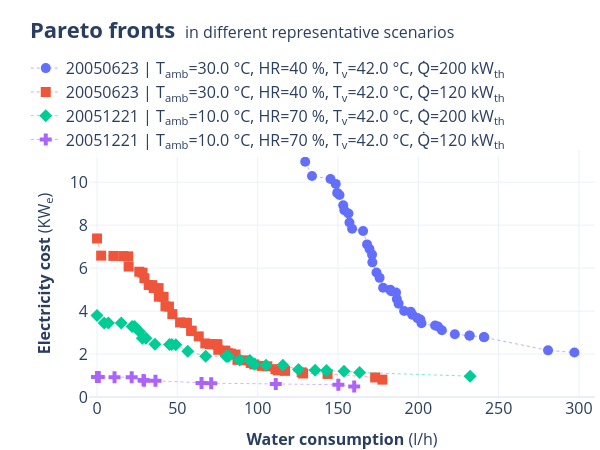

Notebook code cell kept with this figure:
### Code cell
from solhycool_visualization.optimization import plot_pareto_front
from phd_visualizations.test_timeseries import experimental_results_plot
from phd_visualizations.utils import stack_images_vertically

selected_pareto_idx = 2
figure_top_name = f"pareto_fronts_for_different_scenarios_{case_study_id}"
figure_bottom_name = f"power_and_hydraulic_dist_for_different_scenarios_{case_study_id}"

paretos_set2 = StaticResults.initialize(results_path / f"paretos_set_for_different_scenarios_{case_study_id}.h5")
df = paretos_set2.df_paretos[selected_pareto_idx].sort_values(by="Cw", ascending=True).set_index("Cw")
# df


fig = plot_pareto_front(
    ops_list=paretos_set2.df_paretos,
    full_legend=True,
    showlegend=True,
    date_fmt='%Y%m%d',
    objective_keys=('Cw', 'Ce'),
    yaxis_label="<b>Electricity cost</b> (KW<sub>e</sub>)",
    xaxis_label="<b>Water consumption</b> (l/h)",
    mode="overlap",
    simple_colors=True,
    template="plotly_white",
    title_text="<b>Pareto fronts</b> <span style='font-size:16px'> in different representative scenarios</span>",
    title_y=0.95,
    legend=dict(
        yanchor="top",
        xanchor="left",
        x=0.01,
        y=1.4,
    ),
    margin=dict(t=150, b=5, l=20, r=5),
    width=600,
    xaxis_range=[-5, 310],
    xaxis_domain=[0.12, 1],
)

save_figure(
    fig,
    figure_path=results_path,
    figure_name=figure_top_name,
    # formats=["html", "png", "svg"]
    formats=["png"]
)

display(fig)

plt_config = {
    "height": 300,
    "width": 600,
    "margin": {
        "l": 20,
        "r": 20,
        "t": 50,
        "b": 20,
        "pad": 5
    },
    "vertical_spacing": 0.05,
    "xminor": True,
    "xaxis_nticks": 24,

    "plots": {
        "cooling_power_distribution": {
            "row_height": 1,
            # "bg_color": "bg_gray",
            "ylabels_left": ["<b>Cooling power<br>distribution</b><br>kW"],
            "showlegend": True,  
            "legend_position": "side",
            "ylims_left": [0, 250],
            "traces_left": [
                {
                    "var_id": "Qdc",
                    "name": "Q̇<sub>dc</sub>",
                    "mode": "lines",
                    "color": "dc_green",
                    "width": 3,
                    "fill": "tozeroy",
                    "stackgroup": "cooling_power_distribution",
                    "showlegend": True,
                },
                {
                    "var_id": "Qwct",
                    "name": "Q̇<sub>wct</sub>",
                    "mode": "lines",
                    "color": "wct_purple",
                    "width": 3,
                    "fill": "tonexty",
                    "stackgroup": "cooling_power_distribution",
                    "showlegend": True,
                },
            ],
        },
        "hydraulic_distribution": {
            "row_height": 1,
            # "bg_color": "bg_gray",
            "ylabels_left": ["<b>Hydraulic<br>distribution</b><br>m<sup>3</sup>/h"],
            "ylims_left": [0, 25],
            "showlegend": True,
            "legend_position": "side",

            "traces_left": [
                {
                    "var_id": "qdc_only",
                    "name": "q<sub>just dc</sub>",
                    "mode": "lines",
                    "color": "dc_green",
                    "width": 3,
                    "fill": "tozeroy",
                    "stackgroup": "hydraulic_distribution",
                    "showlegend": True,
                },
                {
                    "var_id": "qwct_s",
                    "name": "q<sub>dc-wct</sub>",
                    "mode": "lines",
                    "color": "dc_green",
                    "width": 3,
                    "fill": "tonexty",
                    "stackgroup": "hydraulic_distribution",
                    "kwargs": {
                        "fillpattern_shape": "/", 
                        "fillpattern_fgcolor": "#9573a6",
                        "fillpattern_size": 25,
                        "fillpattern_fgopacity": 0.8,
                        "fillpattern_solidity": 0.4,
                    },
                    "showlegend": True,
                },
                {
                    "var_id": "qwct_p",
                    "name": "q<sub>wct</sub>",
                    "mode": "lines",
                    "color": "wct_purple",
                    "width": 3,
                    "fill": "tonexty",
                    "stackgroup": "hydraulic_distribution",
                    "showlegend": True,
                },
            ],
        },
        
    },
    "xdomain": [0, 0.78],
}

fig2 = experimental_results_plot(
    plt_config=plt_config, 
    df=df, template="plotly_white",
    title_text=f"<b>Cooling power and hydraulic distribution at </b><span style='font-size:14px'> {paretos_set2.index[selected_pareto_idx]:%Y%m%d %H:%M}</span>",
)

display(fig2)

save_figure(
    fig2,
    figure_path=results_path,
    figure_name=figure_bottom_name,
    formats=["png"]
)

stack_images_vertically(
    image_path_top=results_path / f"{figure_top_name}.png",
    image_path_bottom=results_path / f"{figure_bottom_name}.png",
    output_path=results_path / f"{figure_top_name}_and_{figure_bottom_name}.png"
)

display(Image(results_path / f"{figure_top_name}_and_{figure_bottom_name}.png"))

### Figure 1 — Plotly figure (JSON) as saved in the notebook; plotly's stock layout.template omitted (floating-point values rounded to 4 significant figures)
{"data": [{"line": {"color": "#636EFA", "dash": "dot", "width": 0.5}, "marker": {"color": "#636EFA", "opacity": 1, "size": 10, "symbol": "circle"}, "mode": "lines+markers", "name": "20050623 | T<sub>amb</sub>=30.0 °C, HR=40 %, T<sub>v</sub>=42.0 °C, Q̇=200 kW<sub>th</sub>", "showlegend": true, "type": "scatter", "x": [129.6, 133.8, 145.3, 148.6, 149.5, 151.0, 153.3, 154.0, 156.5, 157.2, 158.8, 165.6, 168.1, 169.6, 171.2, 171.4, 174.0, 175.9, 178.1, 182.5, 183.1, 186.1, 186.6, 187.7, 191.2, 195.3, 196.2, 199.5, 201.3, 202.0, 210.4, 212.2, 214.7, 222.7, 231.9, 231.9, 240.8, 241.1, 280.8, 297.2], "y": [10.95, 10.29, 10.15, 9.921, 9.502, 9.407, 8.927, 8.693, 8.544, 8.126, 7.835, 7.728, 7.105, 6.89, 6.629, 6.268, 5.797, 5.547, 5.088, 4.998, 4.92, 4.864, 4.562, 4.347, 4.005, 3.972, 3.835, 3.673, 3.611, 3.434, 3.327, 3.281, 3.11, 2.919, 2.86, 2.857, 2.789, 2.779, 2.171, 2.07], "zorder": 1}, {"line": {"color": "#EF553B", "dash": "dot", "width": 0.5}, "marker": {"color": "#EF553B", "opacity": 1, "size": 10, "symbol": "square"}, "mode": "lines+markers", "name": "20050623 | T<sub>amb</sub>=30.0 °C, HR=40 %, T<sub>v</sub>=42.0 °C, Q̇=120 kW<sub>th</sub>", "showlegend": true, "type": "scatter", "x": [0, 2.572, 10.19, 16.26, 19.41, 19.67, 26.29, 28.33, 29.49, 32.17, 34.37, 35.3, 38.32, 38.46, 41.44, 42.6, 44.77, 46.88, 51.69, 54.78, 55.97, 58.56, 58.95, 63.32, 67.4, 70.24, 74.32, 74.95, 75.48, 79.44, 79.93, 81.43, 83.19, 83.31, 86.25, 87.41, 91.85, 95.67, 97.9, 102.5, 106.0, 111.1, 112.5, 117.1, 127.4, 128.3, 143.5, 173.1, 177.6], "y": [7.38, 6.58, 6.568, 6.56, 6.547, 6.073, 5.833, 5.787, 5.531, 5.213, 5.207, 5.076, 5.07, 4.669, 4.666, 4.219, 4.208, 3.858, 3.471, 3.456, 3.448, 3.09, 3.074, 2.822, 2.493, 2.461, 2.456, 2.451, 2.198, 2.156, 2.149, 2.042, 2.015, 2.008, 1.978, 1.729, 1.707, 1.585, 1.516, 1.448, 1.428, 1.297, 1.239, 1.217, 1.147, 1.094, 1.074, 0.9097, 0.8084], "zorder": 1}, {"line": {"color": "#00CC96", "dash": "dot", "width": 0.5}, "marker": {"color": "#00CC96", "opacity": 1, "size": 10, "symbol": "diamond"}, "mode": "lines+markers", "name": "20051221 | T<sub>amb</sub>=10.0 °C, HR=70 %, T<sub>v</sub>=42.0 °C, Q̇=200 kW<sub>th</sub>", "showlegend": true, "type": "scatter", "x": [0, 4.436, 7.075, 15.1, 21.83, 23.34, 26.4, 28.24, 30.43, 36.05, 45.1, 46.6, 49.04, 56.49, 67.64, 80.41, 80.97, 81.83, 88.76, 95.18, 97.94, 105.3, 115.7, 125.4, 135.8, 142.8, 153.8, 163.4, 232.3], "y": [3.793, 3.444, 3.442, 3.441, 3.285, 3.285, 3.051, 2.735, 2.734, 2.45, 2.444, 2.439, 2.437, 2.133, 1.901, 1.897, 1.894, 1.891, 1.719, 1.7, 1.523, 1.48, 1.479, 1.277, 1.246, 1.23, 1.199, 1.14, 0.971], "zorder": 1}, {"line": {"color": "#AB63FA", "dash": "dot", "width": 0.5}, "marker": {"color": "#AB63FA", "opacity": 1, "size": 10, "symbol": "cross"}, "mode": "lines+markers", "name": "20051221 | T<sub>amb</sub>=10.0 °C, HR=70 %, T<sub>v</sub>=42.0 °C, Q̇=120 kW<sub>th</sub>", "showlegend": true, "type": "scatter", "x": [0, 1.097, 10.89, 21.57, 28.92, 29.28, 36.39, 65.05, 71.07, 111.3, 150.2, 160.1], "y": [0.9311, 0.9267, 0.9242, 0.922, 0.7888, 0.7539, 0.7539, 0.6474, 0.6409, 0.6078, 0.5716, 0.485], "zorder": 1}], "layout": {"font": {"size": 16}, "height": 450, "legend": {"bgcolor": "rgba(255,255,255,0.9)", "x": 0.01, "xanchor": "left", "y": 1.4, "yanchor": "top"}, "margin": {"b": 5, "l": 20, "r": 5, "t": 150}, "newshape": {"fillcolor": "#00CC96", "layer": "below", "line": {"color": "#00CC96"}, "opacity": 0.5}, "showlegend": true, "title": {"text": "<b>Pareto fronts</b> <span style='font-size:16px'> in different representative scenarios</span>", "y": 0.95}, "width": 600, "xaxis": {"domain": [0.12, 1], "range": [-5, 310], "title": {"font": {"size": 16}, "text": "<b>Water consumption</b> (l/h)"}, "zeroline": false}, "yaxis": {"range": [0, 11.5], "showgrid": true, "title": {"font": {"size": 16}, "text": "<b>Electricity cost</b> (KW<sub>e</sub>)"}}}}
